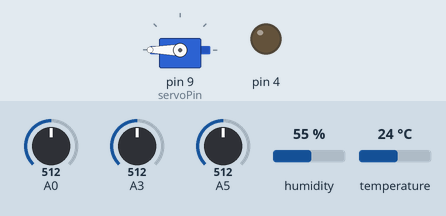
The sketch below on a simulated Arduino Uno, built with avr-gcc and run on an emulated ATmega328P. Parts: servo, output pins drawn as LEDs (lit = HIGH). Inputs (shaded band) come from the test bench; at power-on: A3 = 512, A0 = 512, A5 = 512, humidity 55 %, temperature 24 °C. What the sketch prints to the serial monitor is not drawn.

Above: at 2.8 s.
2.9 s: A3 set to 416
4.4 s: A3 set to 391
At 6.2 s:
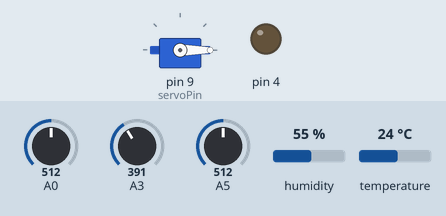
6.7 s: A3 set to 307
8.4 s: A3 set to 291
At 10.5 s:
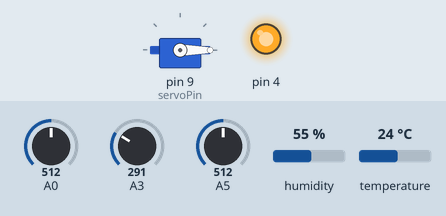
10.8 s: A3 set to 306
At 12.4 s:
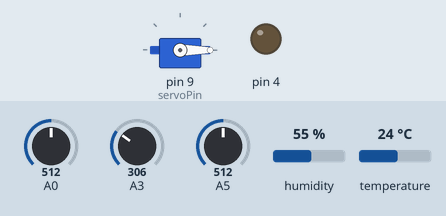
12.9 s: A3 set to 70
At 14.8 s:
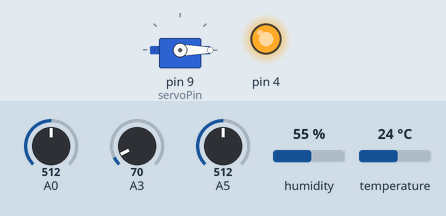
Timing chart, 0 to 16.0 s (numbered marks = the images above; inputs shaded):
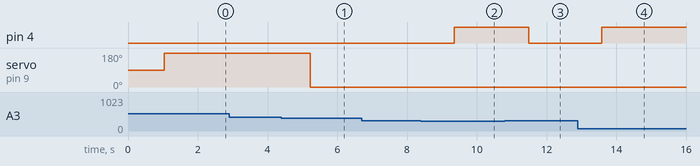

Measured:
- the behaviour switches between 400 and 399 on A3 (found by bisection; images 0 and 1)
- the behaviour switches between 300 and 299 on A3 (found by bisection; images 1 and 2)
- after the input at 2.9 s, every drawn part: stays the same
- after the input at 4.4 s, servo on pin 9 (servoPin): 180° → 0° after 0.82 s
- after the input at 6.7 s, every drawn part: stays the same
- after the input at 8.4 s, pin 4: LOW → HIGH after 0.96 s
- after the input at 10.8 s, pin 4: HIGH → LOW after 0.70 s
- after the input at 12.9 s, pin 4: LOW → HIGH after 0.69 s

The sketch:

bobot_lego_arduino.ino
```cpp
#include <Servo.h>
#include <DHT.h>


#define DHTPIN 7
#define DHTTYPE DHT11

int servoPin = 9;
Servo Servo1;

DHT dht(DHTPIN, DHTTYPE);

void setup() {
  pinMode(A0, INPUT);
  pinMode(4, OUTPUT);
  Serial.begin(9600);
  dht.begin();
  Servo1.attach(servoPin);
}

void loop() {
  delay(1000);
  int umiditate_pamant = analogRead(A5);
  Serial.print("Umiditate pamant: ");
  Serial.print(umiditate_pamant);
  Serial.print(" ");
  int value = analogRead(A3);
  Serial.print("Valoare ploaie: ");
  Serial.print(value);
  Serial.print(" ");
  if(value < 300){
    digitalWrite(4, HIGH);
    Serial.print("Ploua tare, retragere ");
  }
  else{
    digitalWrite(4, LOW);
  }
  float umiditate = dht.readHumidity();
  float tempC = dht.readTemperature();
  Serial.print("Umiditate(%): ");
  Serial.print(umiditate);
  Serial.print(" ");
  Serial.print("Temperatura(C):");
  Serial.print(tempC);
  Serial.print(" ");
  int mq_value = analogRead(A0);
  Serial.print("Calitatea aerului: ");
  Serial.println(mq_value);
  Serial.print(" ");
  if(tempC<30 && tempC>20 && umiditate<80 && umiditate>5 && mq_value<600)
    Servo1.write(180);
  else
    Servo1.write(90);
  if(value<400){
    Servo1.write(0);
  }
}
```
